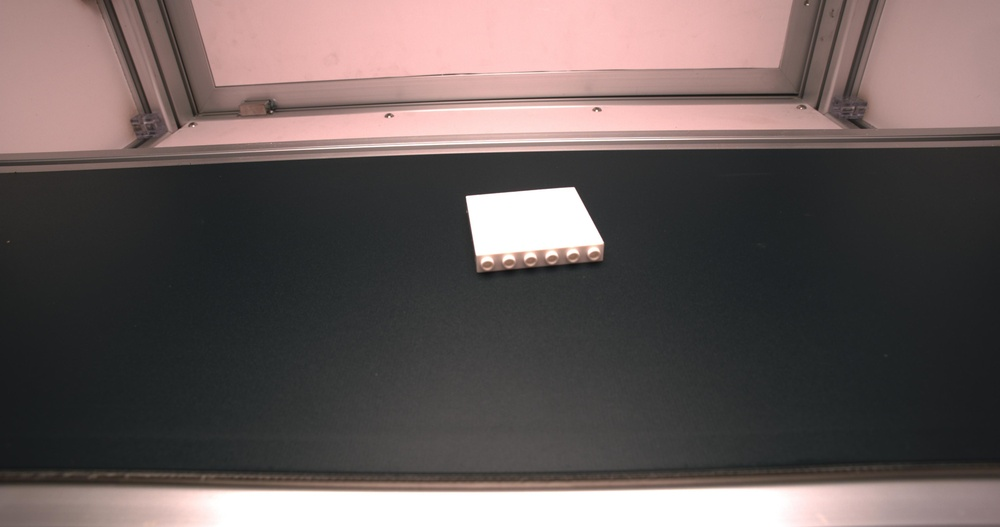
#> input picture images/8.jpg, 1000 x 527 px, shrunk from 4096 x 2160 before the run
$ python demo1.py   (older library calls are emulated)
#> lines starting #> are read from the running program, lines starting #| are printed output that depends on the picture; after the words box and inside, x2 and y2 are one past the last pixel; in counts of white or black regions, pixels touching at a corner belong together
### opencv/util.py
#!/usr/bin/env python
# -*- coding: utf-8 -*-

import os
from os import path

d = path.dirname(__file__)  #返回当前文件所在的目录
parent_path = os.path.dirname(d)
# abspath = path.abspath(d) #返回d所在目录规范的绝对路径
image_path = parent_path + "/images/"

def getImagePath(name):
    return parent_path + "/images/" + name

### opencv/demo1.py
# == https://stackoverflow.com/questions/29313667/how-do-i-remove-the-background-from-this-kind-of-image

import cv2
import numpy as np
from matplotlib import pyplot as plt
from util import getImagePath

#== Parameters =======================================================================
BLUR = 21
# 阈值
CANNY_THRESH_1 = 20
CANNY_THRESH_2 = 100

MASK_DILATE_ITER = 10
MASK_ERODE_ITER = 10
MASK_COLOR = (0.0,0.0,1.0) # In BGR format


#== Processing =======================================================================

#-- Read image -----------------------------------------------------------------------
img = cv2.imread(getImagePath("8.jpg"))
#> img is the input picture: shape (527, 1000, 3); mean B, G, R 90.7, 91.9, 103.3
# 灰度 降维度 256 =>1600万
gray = cv2.cvtColor(img,cv2.COLOR_BGR2GRAY)
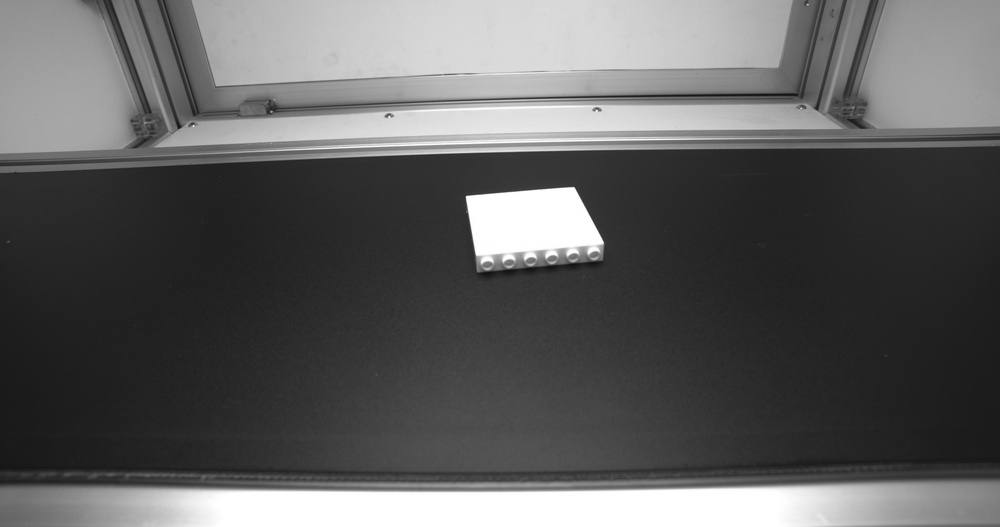
#> gray: shape (527, 1000); min 17, max 255, mean 95.2


# 边缘检测
edges = cv2.Canny(gray, CANNY_THRESH_1, CANNY_THRESH_2)
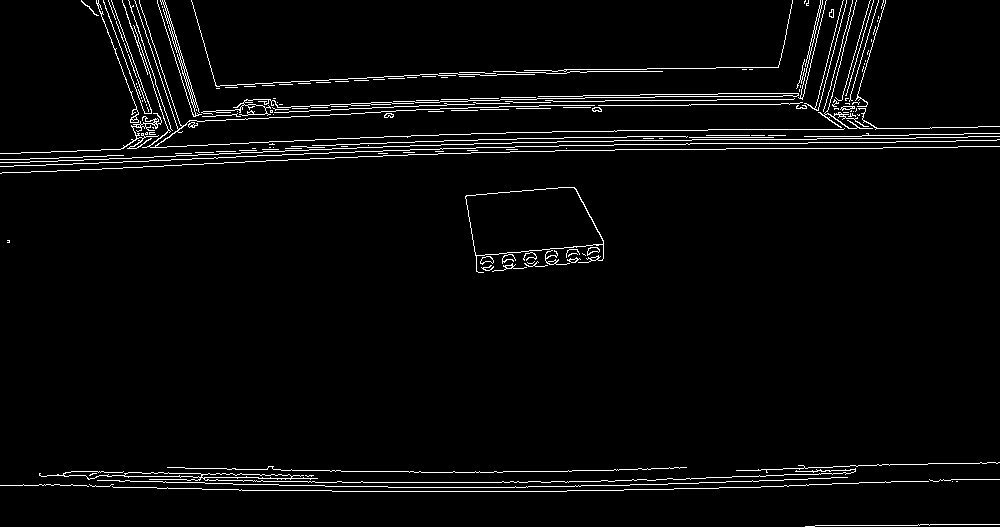
#> edges: shape (527, 1000); 3.4% white in thin lines or dots
edges = cv2.dilate(edges, None)
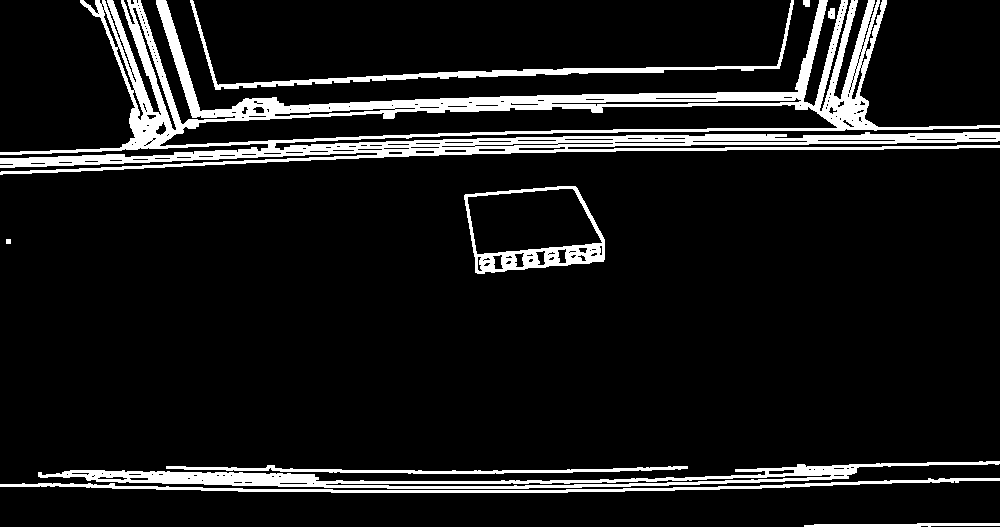
#> edges: shape (527, 1000); 10.1% white; 10 white regions, largest, box (x1, y1, x2, y2) and area: (0, 0, 1000, 175) 34226, (38, 461, 1000, 489) 7323, (190, 0, 794, 90) 3301
# 有助于分离两个连接的对象，腐蚀消除了白色的噪音，缩小了我们的对象
edges = cv2.erode(edges, None)
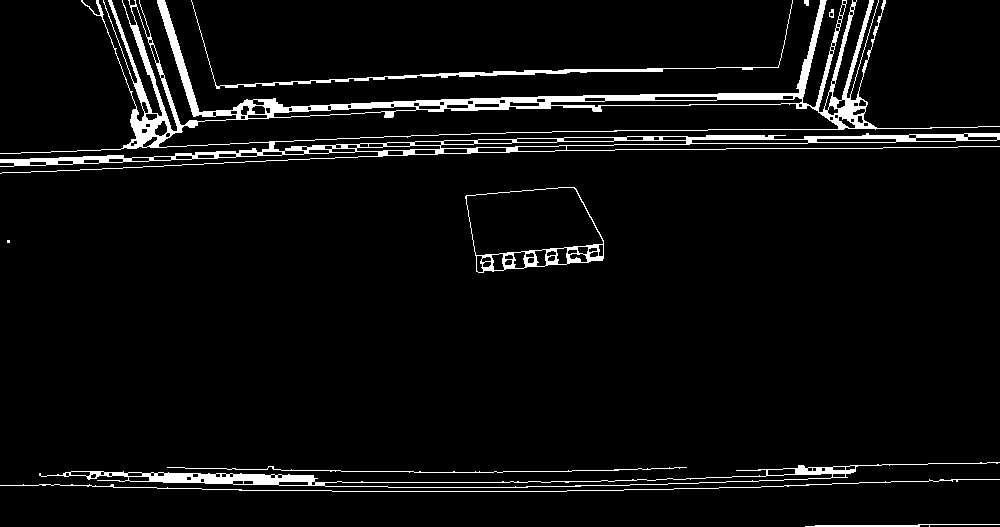
#> edges: shape (527, 1000); 5.1% white; 10 white regions (1 under 20 px)
# cv2.imshow('edges',edges)

# 轮廓检测
contour_info = []

# 输入图像、层次类型和轮廓逼近方法
# RETR_LIST 检测的轮廓不建立等级关
# cv2.CHAIN_APPROX_NONE 存储所有的轮廓点

# return 修改后的图像、图像的轮廓以及它们的层次
(image, contours, hierarchy) = cv2.findContours(edges, cv2.RETR_LIST, cv2.CHAIN_APPROX_SIMPLE)
#> contours = 167 contours, 47 with area under 20; largest, box (x1, y1, x2, y2) and area: (0, 0, 1000, 174) 37316, (158, 103, 839, 148) 15904, (465, 187, 604, 273) 9270, (466, 187, 604, 256) 7192, (39, 462, 1000, 488) 5108
for c in contours:
    contour_info.append((
        c,
        cv2.isContourConvex(c),
        cv2.contourArea(c),
    ))
#> this loop made 167 passes
#> c on pass 53: [[7, 240], [7, 242], [9, 242], [9, 240]]
#> after the loop, contour_info = 167 items
contour_info = sorted(contour_info, key=lambda c: c[2], reverse=True)
# 最大区域
max_contour = contour_info[0]
#> max_contour = 3 items, first 3: contour of 2074 points, box (x1, y1, x2, y2) (0, 0, 1000, 174), area 37316, False, 37315.5

mask = np.zeros(edges.shape)
cv2.fillConvexPoly(mask, max_contour[0], (255))
#> mask: shape (527, 1000) float64; 3.5% white; 1 white region, box (x1, y1, x2, y2) and area: (0, 0, 1000, 174) 18345


mask = cv2.dilate(mask, None, iterations=MASK_DILATE_ITER)
#> mask: shape (527, 1000) float64; 15.5% white; 1 white region, box (x1, y1, x2, y2) and area: (0, 0, 1000, 184) 81632
mask = cv2.erode(mask, None, iterations=MASK_ERODE_ITER)
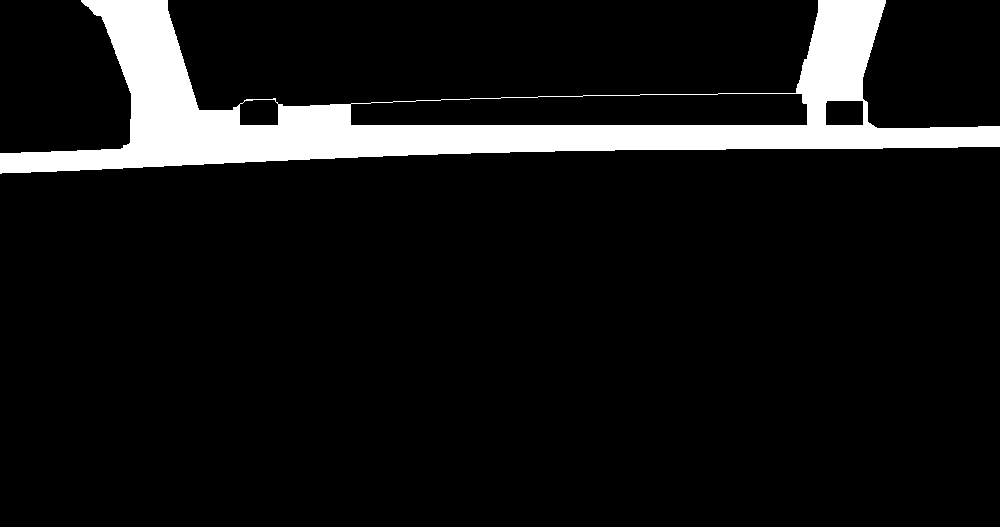
#> mask: shape (527, 1000) float64; 8.7% white; 1 white region, box (x1, y1, x2, y2) and area: (0, 0, 1000, 174) 45642
mask = cv2.GaussianBlur(mask, (BLUR, BLUR), 0)
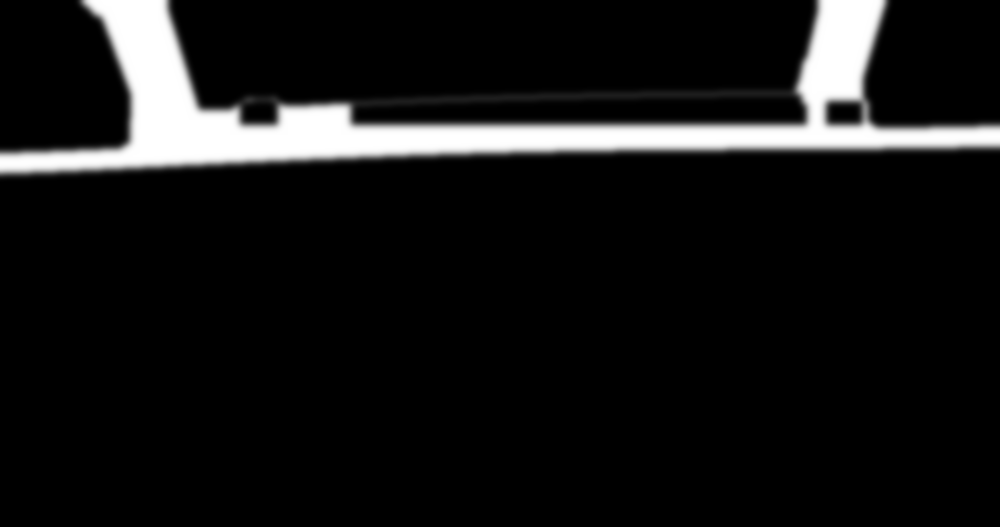
#> mask: shape (527, 1000) float64; min 0, max 255, mean 22.1; drawn with min black and max white
mask_stack = np.dstack([mask]*3)


mask_stack  = mask_stack.astype('float32') / 255.0          # Use float matrices,
img         = img.astype('float32') / 255.0

masked = (mask_stack * img) + ((1-mask_stack) * MASK_COLOR)
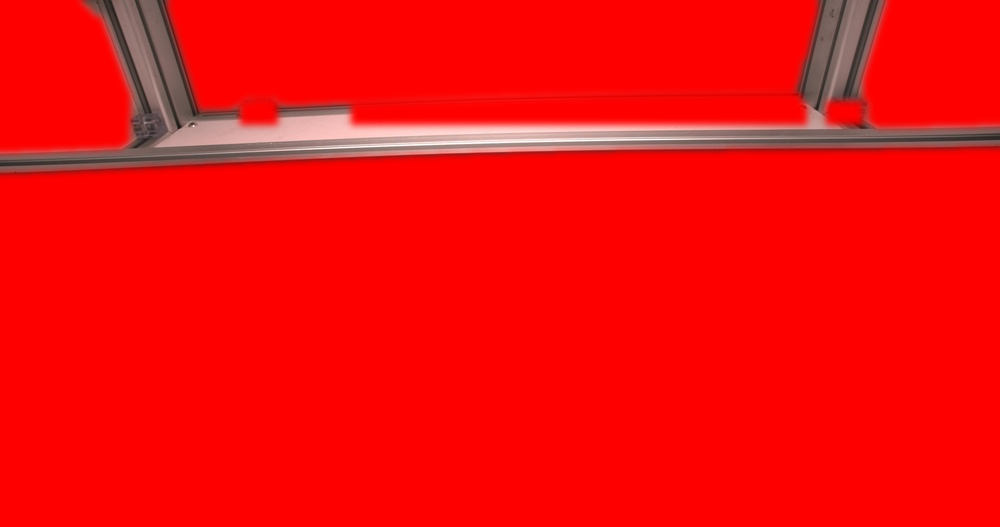
#> masked: shape (527, 1000, 3) float64; mean of channels 0, 1, 2 0.0389, 0.0405, 0.962; drawn as B, G, R
masked = (masked * 255).astype('uint8')                     # Convert back to 8-bit

cv2.imshow('img', masked)
# [12 lines of commented-out code are left out]

cv2.waitKey(0)

$ run again, with images/1.jpg copied over images/8.jpg
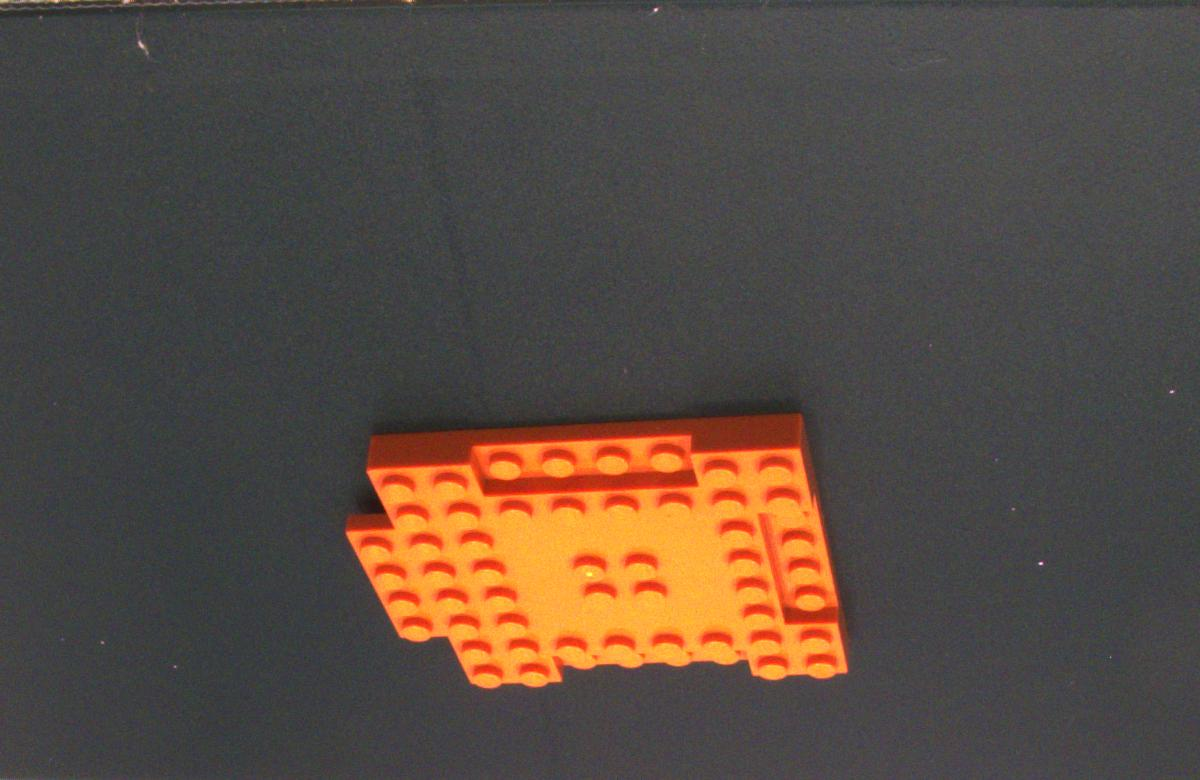
#> input picture images/1.jpg, 1200 x 780 px
#> img is the input picture: shape (780, 1200, 3); mean B, G, R 66.3, 75.1, 87.8
#> `edges = cv2.erode(edges, None)`:
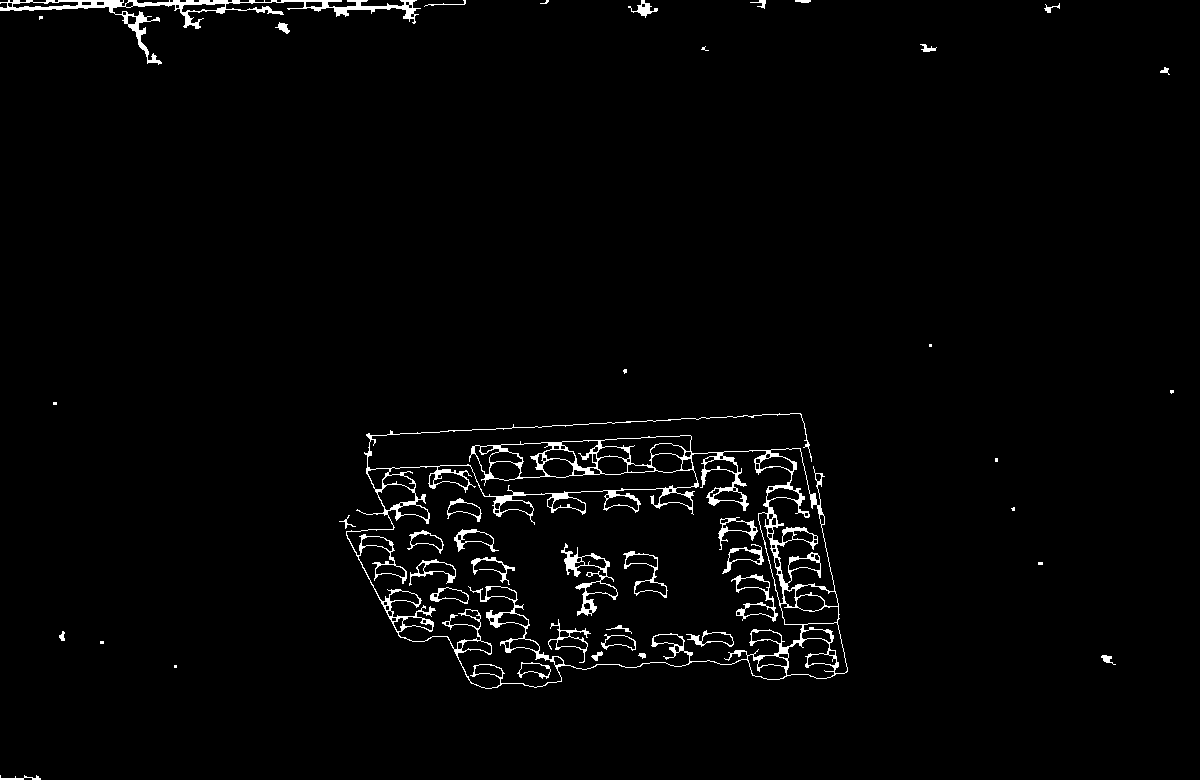
#> edges: shape (780, 1200); 2.1% white; 44 white regions (12 under 20 px)
#> contours = 197 contours, 47 with area under 20; largest, box (x1, y1, x2, y2) and area: (346, 413, 848, 689) 94472, (346, 450, 803, 689) 64607, (768, 448, 835, 592) 3993, (0, 0, 421, 65) 2985, (786, 638, 835, 679) 1256
#> the loop `for c in contours:` made 197 passes
#> c on passes 3, 19: [[174, 665], [174, 667], [176, 667], [176, 665]], [[100, 641], [100, 643], [103, 643], [103, 641]]
#> after the loop `for c in contours:`: contour_info = 197 items
#> max_contour = 3 items, first 3: contour of 1040 points, box (x1, y1, x2, y2) (346, 413, 848, 689), area 94472, False, 94472.5
#> `masked = (mask_stack * img) + ((1-mask_stack) * MASK_COLOR)`:
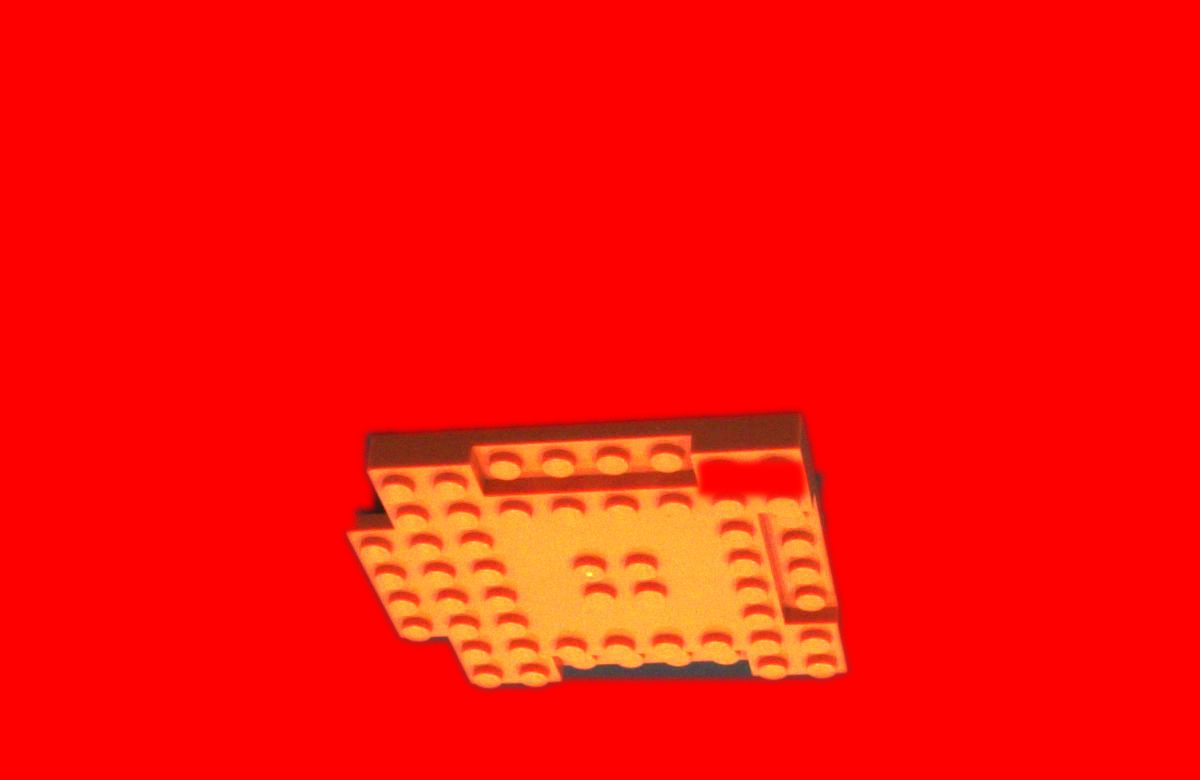
#> masked: shape (780, 1200, 3) float64; mean of channels 0, 1, 2 0.0222, 0.0572, 0.988; drawn as B, G, R
